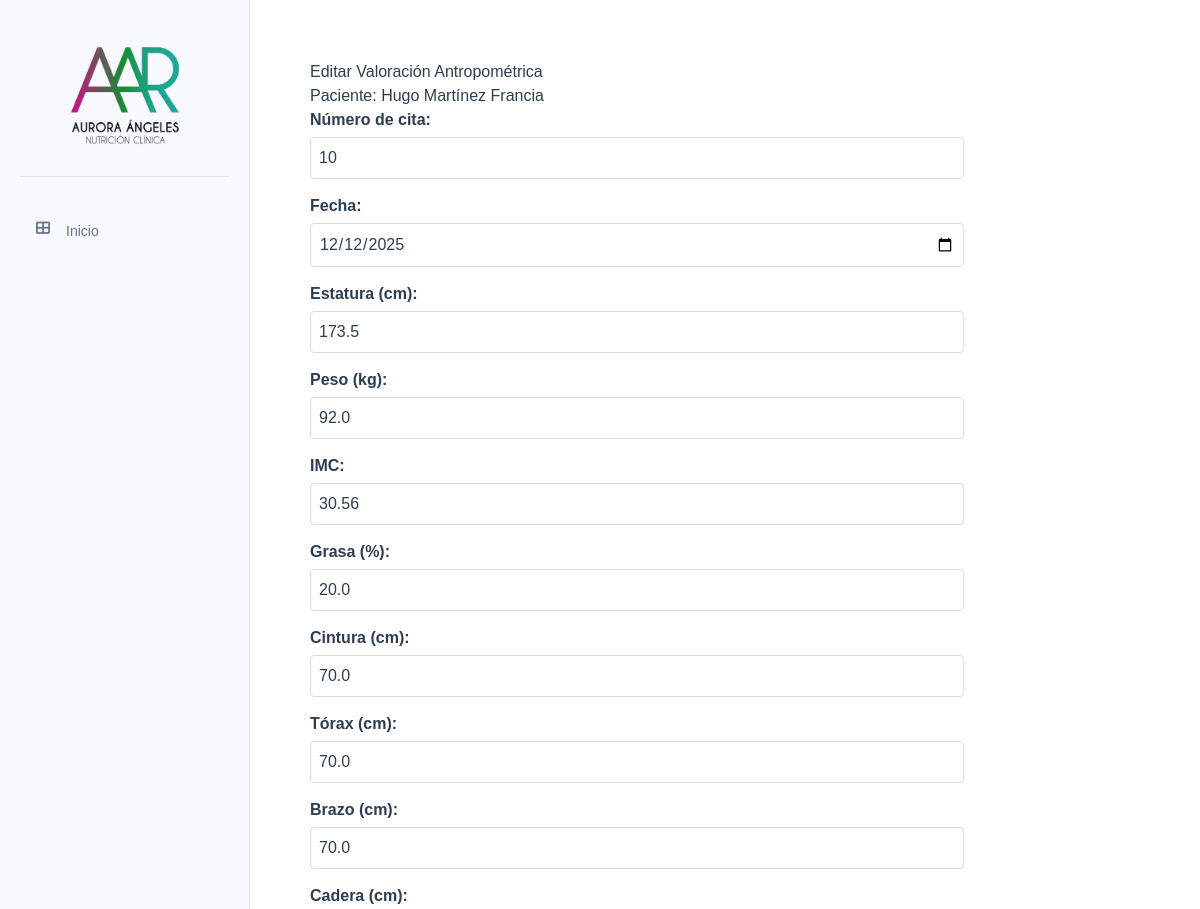
Before: /valoraciones/valoraciones/8/editar (upper part) with the older database file.
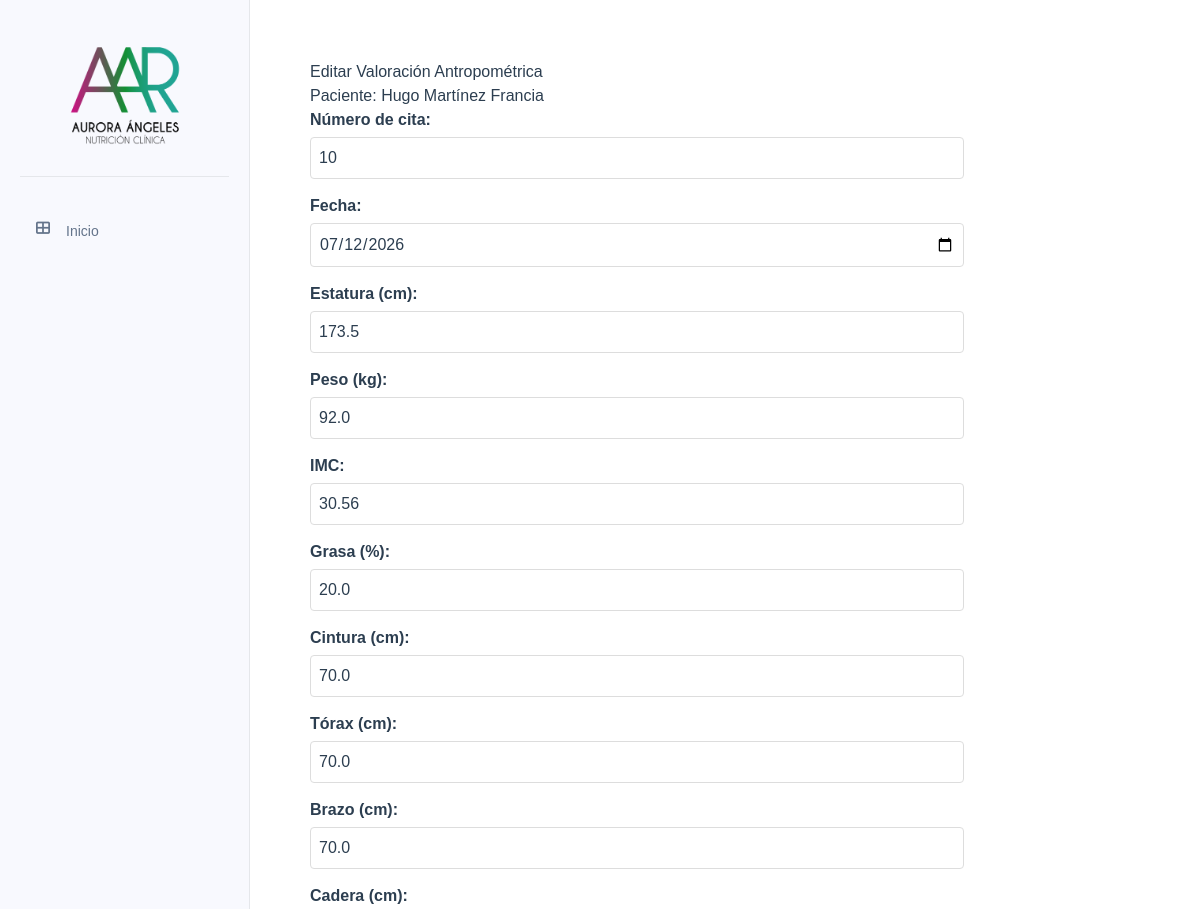
After: the same page with the newer database file.
### tables this page shows
CREATE TABLE valoracion_antropometrica (
    id INTEGER PRIMARY KEY AUTOINCREMENT,
    paciente_id INTEGER NOT NULL,
    numero_cita INTEGER NOT NULL,
    fecha DATE NOT NULL,
    estatura FLOAT NOT NULL,
    peso FLOAT NOT NULL,
    imc FLOAT NOT NULL,
    grasa FLOAT NOT NULL,
    cintura FLOAT NOT NULL,
    torax FLOAT NOT NULL,
    brazo FLOAT NOT NULL,
    cadera FLOAT NOT NULL,
    pierna FLOAT NOT NULL,
    pantorrilla FLOAT NOT NULL,
    tension_arterial TEXT NOT NULL,
    frecuencia_cardiaca INTEGER NOT NULL,
    bicep FLOAT NOT NULL,
    tricep FLOAT NOT NULL,
    suprailiaco FLOAT NOT NULL,
    subescapular FLOAT NOT NULL,
    femoral FLOAT,
    porcentaje_grasa TEXT NOT NULL,
    --porcentaje_grasa_fem FLOAT NOT NULL,
    ultima_dieta TEXT,
    FOREIGN KEY (paciente_id) REFERENCES pacientes (id)
);

### app/controllers/valoracion_antropometrica.py (the view, shortened to what this page needs)
@valoracion.route('/valoraciones/<int:valoracion_id>/editar', methods=['GET', 'POST'])
def editar_valoracion(valoracion_id):
    valoracion = ValoracionAntropometrica.obtener_por_id(valoracion_id)
    if not valoracion:
        flash('Valoración no encontrada', 'error')
        return redirect(url_for('valoracion.todas_valoraciones'))
    paciente = Paciente.obtener_por_id(valoracion['paciente_id'])
    return render_template('valoraciones/editar_valoracion.html', valoracion=valoracion, paciente=paciente)

### app/db.py (called while the page is built)
def get_db():
    if 'db' not in g:
        try:
            db_path = os.environ.get('DATABASE_URL', 'pacientes.db')
            g.db = sqlite3.connect(
                db_path,
                detect_types=sqlite3.PARSE_DECLTYPES
            )
            g.db.row_factory = sqlite3.Row
        except sqlite3.Error as e:
            logger.error(f"Error crítico al conectar con la base de datos SQLite: {e}")
            raise e
    return g.db

def query_db(query, args=(), one=False):
    try:
        cur = get_db().execute(query, args)
        rv = cur.fetchall()
        cur.close()
        return (rv[0] if rv else None) if one else rv
    except sqlite3.Error as e:
        logger.error(f"Error al ejecutar query: {query}. Args: {args}. Detalle: {e}")
        raise e

### app/models/paciente.py (called while the page is built)
    @staticmethod
    def obtener_por_id(id):
        return query_db('SELECT * FROM pacientes WHERE id = ?', [id], one=True)

### app/models/valoracion_antropometrica.py (called while the page is built)
    @staticmethod
    def obtener_por_id(valoracion_id):
        return query_db('SELECT * FROM valoracion_antropometrica WHERE id = ?', [valoracion_id], one=True)

### app/templates/valoraciones/editar_valoracion.html (shortened to what this page needs)
{% extends "base/base.html" %}
{% block content %}
<div class="valoracion-container">
    <h2>Editar Valoración Antropométrica</h2>
    <h3>Paciente: {{ paciente['nombre'] }} {{ paciente['apellido_paterno'] }} {{ paciente['apellido_materno'] }}</h3>
    <form id="formValoracion" method="POST">
        <div class="form-group">
            <label for="numero_cita" class="form-label">Número de cita:</label>
            <input type="number" id="numero_cita" name="numero_cita" class="form-input" value="{{ valoracion['numero_cita'] }}" required>
        </div>
        <div class="form-group">
            <label for="fecha" class="form-label">Fecha:</label>
            <input type="date" id="fecha" name="fecha" class="form-input" value="{{ valoracion['fecha'] }}" required>
        </div>
        <div class="form-group">
            <label for="estatura" class="form-label">Estatura (cm):</label>
            <input type="number" id="estatura" name="estatura" step="0.1" class="form-input" value="{{ valoracion['estatura'] }}" required>
        </div>
        <div class="form-group">
            <label for="peso" class="form-label">Peso (kg):</label>
            <input type="number" id="peso" name="peso" step="0.1" class="form-input" value="{{ valoracion['peso'] }}" required>
        </div>
        <div class="form-group">
            <label for="imc" class="form-label">IMC:</label>
            <input type="number" id="imc" name="imc" step="0.01" class="form-input" value="{{ valoracion['imc'] }}" required>
        </div>
        <div class="form-group">
            <label for="grasa" class="form-label">Grasa (%):</label>
            <input type="number" id="grasa" name="grasa" step="0.1" class="form-input" value="{{ valoracion['grasa'] }}" required>
        </div>
        <div class="form-group">
            <label for="cintura" class="form-label">Cintura (cm):</label>
            <input type="number" id="cintura" name="cintura" step="0.1" class="form-input" value="{{ valoracion['cintura'] }}" required>
        </div>
        <div class="form-group">
            <label for="torax" class="form-label">Tórax (cm):</label>
            <input type="number" id="torax" name="torax" step="0.1" class="form-input" value="{{ valoracion['torax'] }}" required>
        </div>
        <div class="form-group">
            <label for="brazo" class="form-label">Brazo (cm):</label>
            <input type="number" id="brazo" name="brazo" step="0.1" class="form-input" value="{{ valoracion['brazo'] }}" required>
        </div>
        <div class="form-group">
            <label for="cadera" class="form-label">Cadera (cm):</label>
        </div>
    </form>
</div>
{% endblock %}

Changed rows visible on the page:
changed valoracion_antropometrica: fecha "12/12/2025" → "07/12/2026"
